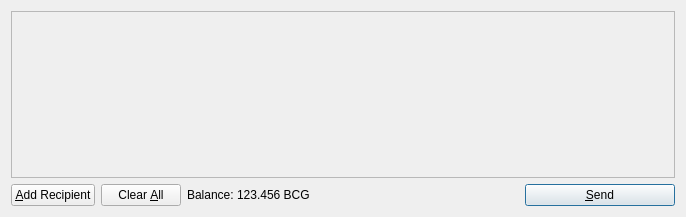
<?xml version="1.0" encoding="UTF-8"?>
<ui version="4.0">
 <class>SendCoinsDialog</class>
 <widget class="QDialog" name="SendCoinsDialog">
  <property name="geometry">
   <rect>
    <x>0</x>
    <y>0</y>
    <width>686</width>
    <height>217</height>
   </rect>
  </property>
  <property name="windowTitle">
   <string>Send Coins</string>
  </property>
  <layout class="QVBoxLayout" name="verticalLayout">
   <item>
    <widget class="QScrollArea" name="scrollArea">
     <property name="widgetResizable">
      <bool>true</bool>
     </property>
     <widget class="QWidget" name="scrollAreaWidgetContents">
      <property name="geometry">
       <rect>
        <x>0</x>
        <y>0</y>
        <width>666</width>
        <height>165</height>
       </rect>
      </property>
      <layout class="QVBoxLayout" name="verticalLayout_2">
       <property name="margin">
        <number>0</number>
       </property>
       <item>
        <layout class="QVBoxLayout" name="entries">
         <property name="spacing">
          <number>6</number>
         </property>
        </layout>
       </item>
       <item>
        <spacer name="verticalSpacer">
         <property name="orientation">
          <enum>Qt::Vertical</enum>
         </property>
         <property name="sizeHint" stdset="0">
          <size>
           <width>20</width>
           <height>40</height>
          </size>
         </property>
        </spacer>
       </item>
      </layout>
     </widget>
    </widget>
   </item>
   <item>
    <layout class="QHBoxLayout" name="horizontalLayout">
     <item>
      <widget class="QPushButton" name="addButton">
       <property name="toolTip">
        <string>Send to multiple recipients at once</string>
       </property>
       <property name="text">
        <string>&amp;Add Recipient</string>
       </property>
       <property name="icon">
        <iconset resource="../bitcoin.qrc">
         <normaloff>:/icons/add</normaloff>:/icons/add</iconset>
       </property>
       <property name="autoDefault">
        <bool>false</bool>
       </property>
      </widget>
     </item>
     <item>
      <widget class="QPushButton" name="clearButton">
       <property name="sizePolicy">
        <sizepolicy hsizetype="Minimum" vsizetype="Fixed">
         <horstretch>0</horstretch>
         <verstretch>0</verstretch>
        </sizepolicy>
       </property>
       <property name="toolTip">
        <string>Remove all transaction fields</string>
       </property>
       <property name="text">
        <string>Clear &amp;All</string>
       </property>
       <property name="icon">
        <iconset resource="../bitcoin.qrc">
         <normaloff>:/icons/remove</normaloff>:/icons/remove</iconset>
       </property>
       <property name="autoRepeatDelay">
        <number>300</number>
       </property>
       <property name="autoDefault">
        <bool>false</bool>
       </property>
      </widget>
     </item>
     <item>
      <layout class="QHBoxLayout" name="horizontalLayout_2">
       <property name="spacing">
        <number>3</number>
       </property>
       <item>
        <widget class="QLabel" name="label">
         <property name="text">
          <string>Balance:</string>
         </property>
        </widget>
       </item>
       <item>
        <widget class="QLabel" name="labelBalance">
         <property name="cursor">
          <cursorShape>IBeamCursor</cursorShape>
         </property>
         <property name="text">
          <string>123.456 BCG</string>
         </property>
         <property name="textInteractionFlags">
          <set>Qt::LinksAccessibleByMouse|Qt::TextSelectableByKeyboard|Qt::TextSelectableByMouse</set>
         </property>
        </widget>
       </item>
      </layout>
     </item>
     <item>
      <spacer name="horizontalSpacer">
       <property name="orientation">
        <enum>Qt::Horizontal</enum>
       </property>
       <property name="sizeHint" stdset="0">
        <size>
         <width>40</width>
         <height>20</height>
        </size>
       </property>
      </spacer>
     </item>
     <item>
      <widget class="QPushButton" name="sendButton">
       <property name="minimumSize">
        <size>
         <width>150</width>
         <height>0</height>
        </size>
       </property>
       <property name="toolTip">
        <string>Confirm the send action</string>
       </property>
       <property name="text">
        <string>&amp;Send</string>
       </property>
       <property name="icon">
        <iconset resource="../bitcoin.qrc">
         <normaloff>:/icons/send</normaloff>:/icons/send</iconset>
       </property>
       <property name="default">
        <bool>true</bool>
       </property>
      </widget>
     </item>
    </layout>
   </item>
  </layout>
 </widget>
 <resources>
  <include location="../bitcoin.qrc"/>
 </resources>
 <connections/>
</ui>
